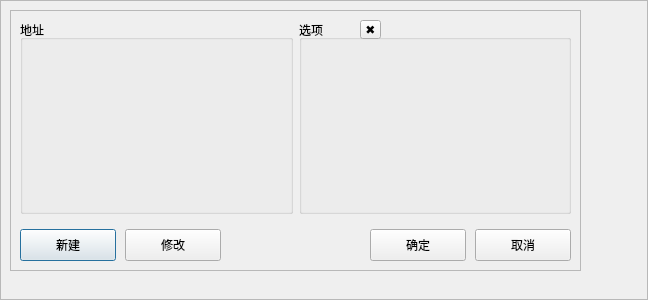
<?xml version="1.0" encoding="UTF-8"?>
<ui version="4.0">
 <class>UpdateWalletForm</class>
 <widget class="QDialog" name="UpdateWalletForm">
  <property name="geometry">
   <rect>
    <x>0</x>
    <y>0</y>
    <width>648</width>
    <height>300</height>
   </rect>
  </property>
  <property name="windowTitle">
   <string>Dialog</string>
  </property>
  <layout class="QVBoxLayout" name="verticalLayout">
   <property name="spacing">
    <number>0</number>
   </property>
   <property name="leftMargin">
    <number>0</number>
   </property>
   <property name="topMargin">
    <number>0</number>
   </property>
   <property name="rightMargin">
    <number>0</number>
   </property>
   <property name="bottomMargin">
    <number>0</number>
   </property>
   <item>
    <widget class="QFrame" name="frameMain">
     <property name="frameShape">
      <enum>QFrame::Shape::StyledPanel</enum>
     </property>
     <property name="frameShadow">
      <enum>QFrame::Shadow::Raised</enum>
     </property>
     <widget class="QFrame" name="frameContent">
      <property name="geometry">
       <rect>
        <x>10</x>
        <y>10</y>
        <width>571</width>
        <height>261</height>
       </rect>
      </property>
      <property name="frameShape">
       <enum>QFrame::Shape::StyledPanel</enum>
      </property>
      <property name="frameShadow">
       <enum>QFrame::Shadow::Raised</enum>
      </property>
      <layout class="QVBoxLayout" name="verticalLayout_3">
       <item>
        <layout class="QHBoxLayout" name="layoutContent">
         <item>
          <widget class="QGroupBox" name="groupBoxAddress">
           <property name="title">
            <string>地址</string>
           </property>
          </widget>
         </item>
         <item>
          <widget class="QGroupBox" name="groupBox">
           <property name="sizePolicy">
            <sizepolicy hsizetype="Preferred" vsizetype="Expanding">
             <horstretch>0</horstretch>
             <verstretch>0</verstretch>
            </sizepolicy>
           </property>
           <property name="title">
            <string>选项</string>
           </property>
          </widget>
         </item>
        </layout>
       </item>
       <item>
        <layout class="QHBoxLayout" name="horizontalLayout">
         <property name="spacing">
          <number>9</number>
         </property>
         <property name="topMargin">
          <number>9</number>
         </property>
         <item>
          <widget class="QPushButton" name="ButtonNewAddress">
           <property name="sizePolicy">
            <sizepolicy hsizetype="Fixed" vsizetype="Fixed">
             <horstretch>0</horstretch>
             <verstretch>0</verstretch>
            </sizepolicy>
           </property>
           <property name="minimumSize">
            <size>
             <width>96</width>
             <height>32</height>
            </size>
           </property>
           <property name="maximumSize">
            <size>
             <width>96</width>
             <height>32</height>
            </size>
           </property>
           <property name="text">
            <string>新建</string>
           </property>
          </widget>
         </item>
         <item>
          <widget class="QPushButton" name="ButtonEditAddress">
           <property name="sizePolicy">
            <sizepolicy hsizetype="Fixed" vsizetype="Fixed">
             <horstretch>0</horstretch>
             <verstretch>0</verstretch>
            </sizepolicy>
           </property>
           <property name="minimumSize">
            <size>
             <width>96</width>
             <height>32</height>
            </size>
           </property>
           <property name="maximumSize">
            <size>
             <width>96</width>
             <height>32</height>
            </size>
           </property>
           <property name="text">
            <string>修改</string>
           </property>
          </widget>
         </item>
         <item>
          <spacer name="horizontalSpacer">
           <property name="orientation">
            <enum>Qt::Orientation::Horizontal</enum>
           </property>
           <property name="sizeHint" stdset="0">
            <size>
             <width>40</width>
             <height>20</height>
            </size>
           </property>
          </spacer>
         </item>
         <item>
          <widget class="QPushButton" name="ButtonOK">
           <property name="sizePolicy">
            <sizepolicy hsizetype="Fixed" vsizetype="Fixed">
             <horstretch>0</horstretch>
             <verstretch>0</verstretch>
            </sizepolicy>
           </property>
           <property name="minimumSize">
            <size>
             <width>96</width>
             <height>32</height>
            </size>
           </property>
           <property name="maximumSize">
            <size>
             <width>96</width>
             <height>32</height>
            </size>
           </property>
           <property name="text">
            <string>确定</string>
           </property>
          </widget>
         </item>
         <item>
          <widget class="QPushButton" name="ButtonCancel">
           <property name="sizePolicy">
            <sizepolicy hsizetype="Fixed" vsizetype="Fixed">
             <horstretch>0</horstretch>
             <verstretch>0</verstretch>
            </sizepolicy>
           </property>
           <property name="minimumSize">
            <size>
             <width>96</width>
             <height>32</height>
            </size>
           </property>
           <property name="maximumSize">
            <size>
             <width>96</width>
             <height>32</height>
            </size>
           </property>
           <property name="text">
            <string>取消</string>
           </property>
          </widget>
         </item>
        </layout>
       </item>
      </layout>
     </widget>
     <widget class="QToolButton" name="ButtonClose">
      <property name="geometry">
       <rect>
        <x>360</x>
        <y>20</y>
        <width>21</width>
        <height>19</height>
       </rect>
      </property>
      <property name="text">
       <string>✖️</string>
      </property>
     </widget>
    </widget>
   </item>
  </layout>
 </widget>
 <resources/>
 <connections/>
</ui>
